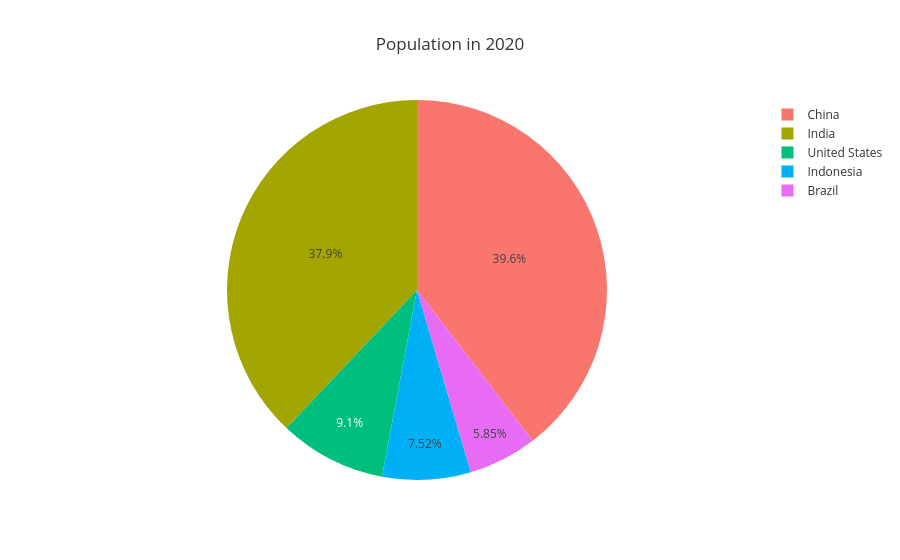

Notebook source saved alongside this figure:
### Code cell
fig = px.pie(
    df_pivot_2020,
    names=df_pivot_2020.index,   # nama negara
    values='2020',               # populasi tahun 2020
    title='Population in 2020',
    template='ggplot2'
)
fig.show()

### Figure 1 — Plotly figure (JSON) as saved in the notebook; plotly's stock layout.template omitted (floating-point values rounded to 4 significant figures)
{"data": [{"domain": {"x": [0, 1], "y": [0, 1]}, "hovertemplate": "country=%{label}<br>2020=%{value}<extra></extra>", "labels": ["United States", "India", "China", "Indonesia", "Brazil"], "legendgroup": "", "name": "", "showlegend": true, "type": "pie", "values": [331000000.0, 1380000000.0, 1439000000.0, 273500000.0, 212600000.0]}], "layout": {"legend": {"tracegroupgap": 0}, "title": {"text": "Population in 2020"}}}
